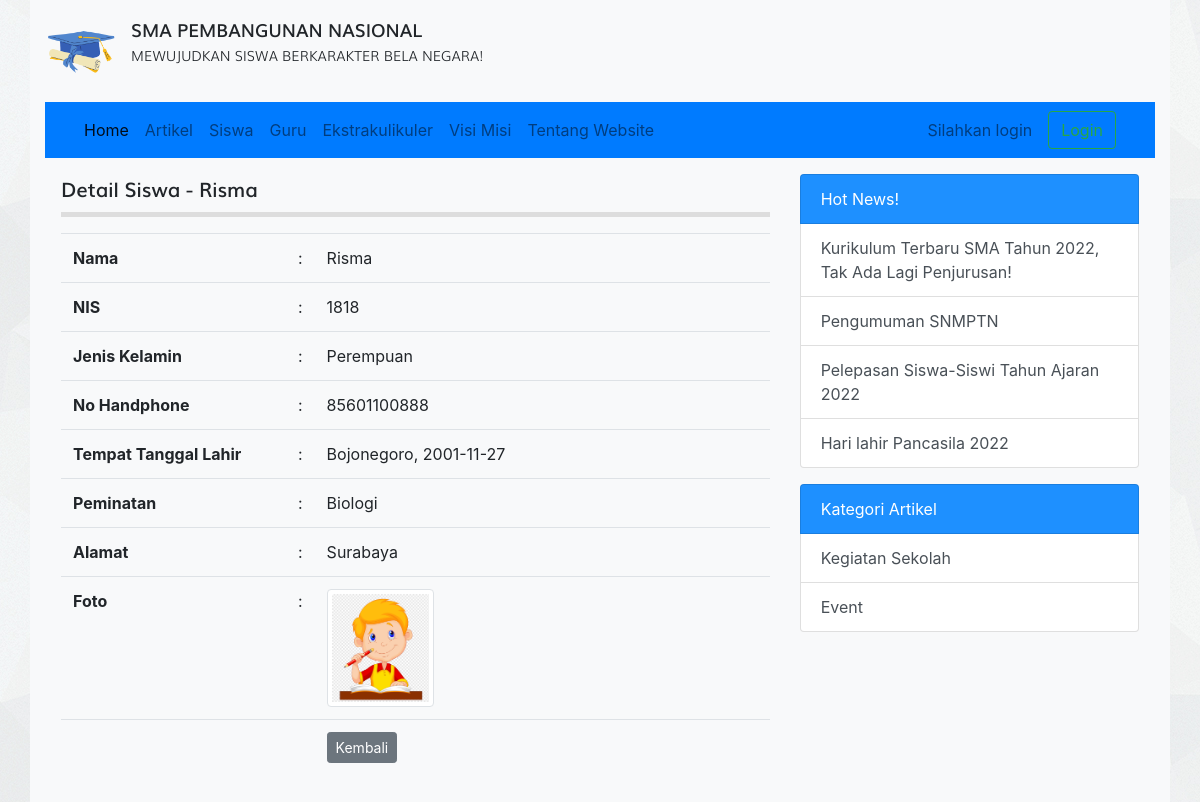
The page /detail_siswa.php?id=1 on the database its author committed.
### tables this page shows
CREATE TABLE `tbl_siswa` (
  `id` int(11) NOT NULL,
  `nama` varchar(100) DEFAULT NULL,
  `nis` int(4) DEFAULT NULL,
  `password` varchar(255) NOT NULL,
  `jenis_kelamin` enum('L','P') DEFAULT NULL,
  `tempat_lahir` varchar(80) DEFAULT NULL,
  `tanggal_lahir` date DEFAULT NULL,
  `alamat` varchar(100) DEFAULT NULL,
  `no_hp` varchar(12) DEFAULT NULL,
  `foto` varchar(120) DEFAULT NULL,
  `mapel` int(11) DEFAULT NULL
);

CREATE TABLE `tbl_jurusan` (
  `id_mapel` int(11) NOT NULL,
  `mapel` varchar(30) DEFAULT NULL,
  `guru_matapelajaran` int(11) DEFAULT NULL
);

CREATE TABLE `tbl_artikel` (
  `id` int(11) NOT NULL,
  `judul` varchar(255) DEFAULT NULL,
  `isi` text DEFAULT NULL,
  `tanggal` date DEFAULT NULL,
  `foto` varchar(100) DEFAULT NULL,
  `id_kategori` int(11) DEFAULT NULL
);

CREATE TABLE `tbl_kategori_artikel` (
  `id` int(11) NOT NULL,
  `nama_kategori` varchar(30) DEFAULT NULL
);

### detail_siswa.php (the view, shortened to what this page needs)
<?php
require_once 'koneksi.php';
$id = $_GET['id'];
$query = mysqli_query($koneksi, "SELECT tbl_siswa.*, tbl_jurusan.mapel as matapelajaran FROM tbl_siswa LEFT JOIN tbl_jurusan ON tbl_siswa.mapel = tbl_jurusan.id_mapel WHERE tbl_siswa.id = $id");
$row = mysqli_fetch_assoc($query);
?>
<!DOCTYPE html>
<html>
<head>
	<link rel="stylesheet" href="resources/datatables/datatables.min.css">
	<link rel="stylesheet" href="resources/fonts/stylesheet.css">
	<link rel="stylesheet" href="resources/css/bootstrap.min.css">
	<link rel="stylesheet" href="resources/css/style.css">
</head>
<body>
	<div class="container bg-light">
		<div class="logo clearfix">
			<div class="float-left mt-3 mb-3">
				<img src="resources/images/logo.png" alt="Logo Sekolah" width="70px" class="float-left mr-3">
				<div class="text float-right">
					<span class="sma">SMA PEMBANGUNAN NASIONAL</span><br>
					<span class="visi">MEWUJUDKAN SISWA BERKARAKTER BELA NEGARA!</span>
				</div>
			</div>
		</div>
		<?php require_once 'navbar.php'; ?>
		<div class="row p-3">
			<div class="col-md-8">
				<div class="title mb-3">
					Detail Siswa - <b><?= $row['nama'] ?></b>
				</div>
				<table class="table table-stripped">
							<tr>
								<td width="225px"><b>Nama</b></td>
								<td>:</td>
								<td><?= $row['nama'] ?></td>
							</tr>
							<tr>
								<td><b>NIS</b></td>
								<td>:</td>
								<td><?= $row['nis'] ?></td>
							</tr>
							<tr>
								<td><b>Jenis Kelamin</b></td>
								<td>:</td>
								<td>
									<?= $row['jenis_kelamin'] == 'P' ? 'Perempuan' : '' ?>
								</td>
							</tr>
							<tr>
								<td><b>No Handphone</b></td>
								<td>:</td>
								<td><?= $row['no_hp'] ?></td>
							</tr>
							<tr>
								<td><b>Tempat Tanggal Lahir</b></td>
								<td>:</td>
								<td><?= $row['tempat_lahir'] ?>, <?= $row['tanggal_lahir'] ?></td>
							</tr>
							<tr>
								<td><b>Peminatan</b></td>
								<td>:</td>
								<td><?= $row['matapelajaran'] ?></td>
							</tr>
							<tr>
								<td><b>Alamat</b></td>
								<td>:</td>
								<td><?= $row['alamat'] ?></td>
							</tr>
							<tr>
								<td><b>Foto</b></td>
								<td>:</td>
								<td><img src="images/siswa/<?= $row['foto'] ?>" alt="<?= $row['nama'] ?>" width="25%" class="img-thumbnail"></td>
							</tr>
							<tr>
								<td><b></td>
								<td></td>
								<td><a href="siswa.php" class="btn btn-secondary btn-sm">Kembali</a></td>
							</tr>
						</table>
			</div>
			<?php require 'sidebar.php'; ?>
		</div>
</body>
</html>

### sidebar.php
<?php
$query_artikel_terbaru = mysqli_query($koneksi, "SELECT * FROM tbl_artikel ORDER BY tanggal ASC LIMIT 4");
$query_kategori_artikel= mysqli_query($koneksi, "SELECT * FROM tbl_kategori_artikel LIMIT 4");
?>
<div class="col-sm-4">
	<div class="list-group">
		<span class="list-group-item text-white" style="background-color: #1E90FF">Hot News!</span>
		<?php while($artikel_terbaru = mysqli_fetch_assoc($query_artikel_terbaru)) : ?>
			<a href="detail_artikel.php?id=<?= $artikel_terbaru['id'] ?>" class="list-group-item list-group-item-action"><?= $artikel_terbaru['judul'] ?></a>
		<?php endwhile; ?>
	</div>
	<div class="list-group">
		<span class="list-group-item text-white mt-3" style="background-color: #1E90FF">Kategori Artikel</span>
		<?php while($kategori_artikel = mysqli_fetch_assoc($query_kategori_artikel)) : ?>
			<a href="kategori.php?id=<?= $kategori_artikel['id'] ?>" class="list-group-item list-group-item-action"><?= $kategori_artikel['nama_kategori'] ?></a>
		<?php endwhile; ?>
	</div>
</div>

### resources/css/style.css (style rules this page uses)
body { background-image: url('../images/bg_all.jpg'); }
.sma { font-family: 'mulisemibold'; font-size: 18px; }
.visi { font-family: 'mulilight'; font-size: 14px; }
.title { font-family: 'mulisemibold'; font-size: 20px; padding-bottom: 7.5px; border-bottom: 5px solid #ddd }

### rows shown on the page
tbl_siswa: nama "Risma", nis "1818", no_hp "85601100888", tempat_lahir "Bojonegoro", tanggal_lahir "2001-11-27", tbl_jurusan.mapel "Biologi", alamat "Surabaya", foto (picture)
tbl_artikel: judul "Kurikulum Terbaru SMA Tahun 2022, Tak Ada Lagi Penjurusan!"
tbl_artikel: judul "Pengumuman SNMPTN"
tbl_artikel: judul "Pelepasan Siswa-Siswi Tahun Ajaran 2022"
tbl_artikel: judul "Hari lahir Pancasila 2022"
tbl_kategori_artikel: nama_kategori "Kegiatan Sekolah"
tbl_kategori_artikel: nama_kategori "Event"
